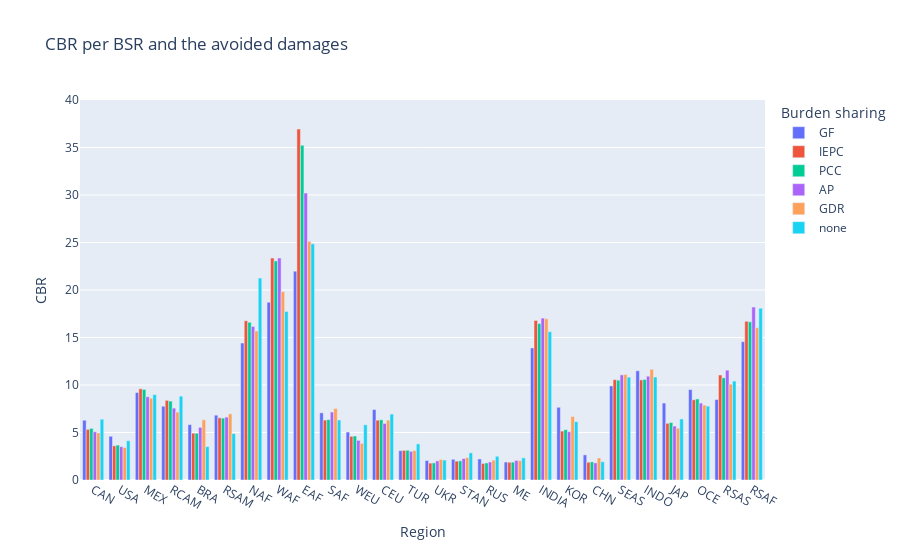

Here is the notebook cell this chart was saved with:
### Code cell
fig = px.bar(CBRs_2150, x="Region", y="CBR", color="Burden sharing", barmode="group",
            title = "CBR per BSR and the avoided damages")
    #facet_col = "Region",
    #facet_col_wrap=3,
    #height=2000)
fig.update_yaxes(
    title = 'CBR',
    range = [0, 40])
fig

### Figure 1 — Plotly figure (JSON) as saved in the notebook; plotly's stock layout.template omitted (floating-point values rounded to 4 significant figures)
{"data": [{"alignmentgroup": "True", "hovertemplate": "Burden sharing=GF<br>Region=%{x}<br>CBR=%{y}<extra></extra>", "legendgroup": "GF", "marker": {"color": "#636efa", "pattern": {"shape": ""}}, "name": "GF", "offsetgroup": "GF", "orientation": "v", "showlegend": true, "textposition": "auto", "type": "bar", "x": ["CAN", "USA", "MEX", "RCAM", "BRA", "RSAM", "NAF", "WAF", "EAF", "SAF", "WEU", "CEU", "TUR", "UKR", "STAN", "RUS", "ME", "INDIA", "KOR", "CHN", "SEAS", "INDO", "JAP", "OCE", "RSAS", "RSAF"], "xaxis": "x", "y": [6.292, 4.606, 9.204, 7.766, 5.829, 6.826, 14.41, 18.71, 21.98, 7.071, 5.049, 7.412, 3.087, 2.052, 2.178, 2.215, 1.89, 13.9, 7.654, 2.644, 9.904, 11.5, 8.098, 9.517, 8.464, 14.56], "yaxis": "y"}, {"alignmentgroup": "True", "hovertemplate": "Burden sharing=IEPC<br>Region=%{x}<br>CBR=%{y}<extra></extra>", "legendgroup": "IEPC", "marker": {"color": "#EF553B", "pattern": {"shape": ""}}, "name": "IEPC", "offsetgroup": "IEPC", "orientation": "v", "showlegend": true, "textposition": "auto", "type": "bar", "x": ["CAN", "USA", "MEX", "RCAM", "BRA", "RSAM", "NAF", "WAF", "EAF", "SAF", "WEU", "CEU", "TUR", "UKR", "STAN", "RUS", "ME", "INDIA", "KOR", "CHN", "SEAS", "INDO", "JAP", "OCE", "RSAS", "RSAF"], "xaxis": "x", "y": [5.328, 3.598, 9.6, 8.385, 4.937, 6.547, 16.76, 23.36, 36.94, 6.307, 4.596, 6.299, 3.116, 1.778, 1.986, 1.742, 1.865, 16.79, 5.149, 1.871, 10.56, 10.54, 5.967, 8.448, 11.05, 16.7], "yaxis": "y"}, {"alignmentgroup": "True", "hovertemplate": "Burden sharing=PCC<br>Region=%{x}<br>CBR=%{y}<extra></extra>", "legendgroup": "PCC", "marker": {"color": "#00cc96", "pattern": {"shape": ""}}, "name": "PCC", "offsetgroup": "PCC", "orientation": "v", "showlegend": true, "textposition": "auto", "type": "bar", "x": ["CAN", "USA", "MEX", "RCAM", "BRA", "RSAM", "NAF", "WAF", "EAF", "SAF", "WEU", "CEU", "TUR", "UKR", "STAN", "RUS", "ME", "INDIA", "KOR", "CHN", "SEAS", "INDO", "JAP", "OCE", "RSAS", "RSAF"], "xaxis": "x", "y": [5.433, 3.674, 9.533, 8.307, 4.924, 6.513, 16.59, 23.06, 35.24, 6.357, 4.63, 6.333, 3.129, 1.799, 2.017, 1.791, 1.88, 16.47, 5.297, 1.905, 10.51, 10.58, 6.044, 8.532, 10.75, 16.65], "yaxis": "y"}, {"alignmentgroup": "True", "hovertemplate": "Burden sharing=AP<br>Region=%{x}<br>CBR=%{y}<extra></extra>", "legendgroup": "AP", "marker": {"color": "#ab63fa", "pattern": {"shape": ""}}, "name": "AP", "offsetgroup": "AP", "orientation": "v", "showlegend": true, "textposition": "auto", "type": "bar", "x": ["CAN", "USA", "MEX", "RCAM", "BRA", "RSAM", "NAF", "WAF", "EAF", "SAF", "WEU", "CEU", "TUR", "UKR", "STAN", "RUS", "ME", "INDIA", "KOR", "CHN", "SEAS", "INDO", "JAP", "OCE", "RSAS", "RSAF"], "xaxis": "x", "y": [5.074, 3.506, 8.76, 7.564, 5.54, 6.621, 16.16, 23.36, 30.2, 7.148, 4.172, 5.95, 3.014, 2.01, 2.257, 1.898, 2.057, 17.04, 5.083, 1.805, 11.07, 10.92, 5.677, 8.096, 11.56, 18.2], "yaxis": "y"}, {"alignmentgroup": "True", "hovertemplate": "Burden sharing=GDR<br>Region=%{x}<br>CBR=%{y}<extra></extra>", "legendgroup": "GDR", "marker": {"color": "#FFA15A", "pattern": {"shape": ""}}, "name": "GDR", "offsetgroup": "GDR", "orientation": "v", "showlegend": true, "textposition": "auto", "type": "bar", "x": ["CAN", "USA", "MEX", "RCAM", "BRA", "RSAM", "NAF", "WAF", "EAF", "SAF", "WEU", "CEU", "TUR", "UKR", "STAN", "RUS", "ME", "INDIA", "KOR", "CHN", "SEAS", "INDO", "JAP", "OCE", "RSAS", "RSAF"], "xaxis": "x", "y": [4.96, 3.419, 8.605, 7.145, 6.337, 6.965, 15.69, 19.83, 25.12, 7.531, 3.863, 6.304, 3.099, 2.159, 2.367, 2.086, 2.037, 16.97, 6.675, 2.318, 11.11, 11.65, 5.456, 7.885, 10.08, 16.03], "yaxis": "y"}, {"alignmentgroup": "True", "hovertemplate": "Burden sharing=none<br>Region=%{x}<br>CBR=%{y}<extra></extra>", "legendgroup": "none", "marker": {"color": "#19d3f3", "pattern": {"shape": ""}}, "name": "none", "offsetgroup": "none", "orientation": "v", "showlegend": true, "textposition": "auto", "type": "bar", "x": ["CAN", "USA", "MEX", "RCAM", "BRA", "RSAM", "NAF", "WAF", "EAF", "SAF", "WEU", "CEU", "TUR", "UKR", "STAN", "RUS", "ME", "INDIA", "KOR", "CHN", "SEAS", "INDO", "JAP", "OCE", "RSAS", "RSAF"], "xaxis": "x", "y": [6.401, 4.131, 8.989, 8.824, 3.513, 4.879, 21.26, 17.73, 24.86, 6.315, 5.809, 6.939, 3.797, 2.1, 2.857, 2.496, 2.331, 15.61, 6.137, 1.927, 10.83, 10.84, 6.427, 7.779, 10.41, 18.08], "yaxis": "y"}], "layout": {"barmode": "group", "legend": {"title": {"text": "Burden sharing"}, "tracegroupgap": 0}, "title": {"text": "CBR per BSR and the avoided damages"}, "xaxis": {"anchor": "y", "domain": [0, 1], "title": {"text": "Region"}}, "yaxis": {"anchor": "x", "domain": [0, 1], "range": [0, 40], "title": {"text": "CBR"}}}}
